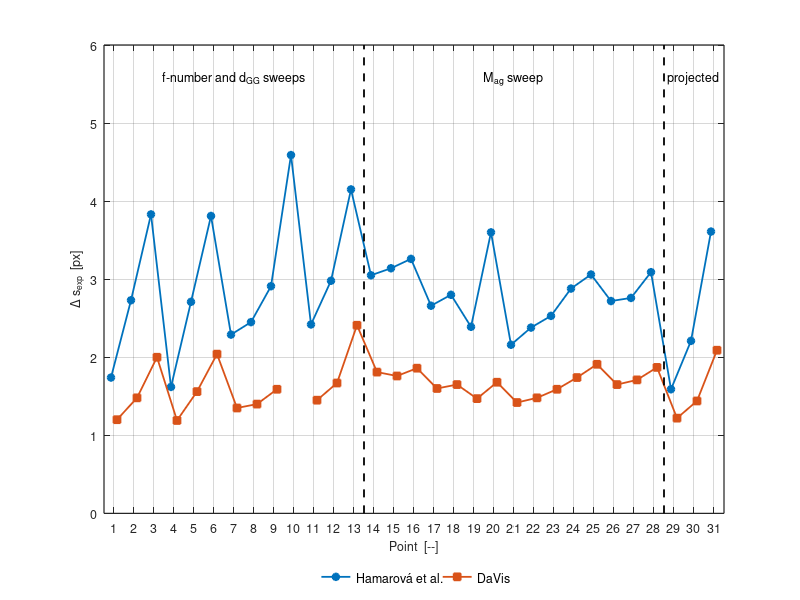

Reproduce this figure in MATLAB. (Note: this script raises an error after producing the figure.)
%% PLOT_SPECKLE_METHODS  Measured speckle size per point, both estimators.
%
% Plots the average speckle size of every point of the speckle investigation
% campaign as returned by the one-dimensional autocorrelation method of
% Hamarova et al. (2016) and by the DaVis estimator. Values are those of
% Tables 6.7 (points 1 to 28, directed speckles) and 6.8 (points 29 to 31,
% projected speckles) of the thesis. DaVis returned no value for point 10,
% which is left as a gap.
%
% Dashed vertical lines separate the three blocks of the test matrix:
% aperture and ground glass sweeps (1 to 13), magnification sweep (14 to 28)
% and projected speckles (29 to 31).
%
% Output: one figure, saved as PNG next to this script.
%
% Bruno Hegedus, MSc thesis - speckle size investigation.

clear; clc; close all;

folder = fileparts(mfilename('fullpath'));

opt.savePng    = true;
opt.bars       = 'none';     % 'dev'  : bar from each value to Delta s_th
                            % 'utot' : u_tot on the Hamarova curve
                            % 'none' : no bars
opt.xOffset    = 0.15;      % horizontal shift so the two sets of bars separate
opt.outFile    = fullfile(folder, 'speckle_methods_per_point.png');

% Styling for print, as in plot_speckle_trends.m. The report scales the
% export to \textwidth, which enlarges it by about 1.17, so a 9 pt label
% lands near the 11 pt body text and the 8 pt legend near the caption.
opt.figSize    = [6.0 3.1];  % [in]; close to 0.85 of the text width, with room for the legend below the axes
opt.fontSize   = 9;          % [pt]
opt.lineWidth  = 1.3;
opt.markerSize = 5;

pt = (1:31)';

% Delta s_exp [px], Tables 6.7 and 6.8
hamarova = [1.74 2.73 3.83 1.62 2.71 3.81 2.29 2.45 2.91 4.59 ...
            2.42 2.98 4.15 3.05 3.14 3.26 2.66 2.80 2.39 3.60 ...
            2.16 2.38 2.53 2.88 3.06 2.72 2.76 3.09 1.59 2.21 3.61]';
davis    = [1.20 1.48 2.00 1.19 1.56 2.04 1.35 1.40 1.59  NaN ...
            1.45 1.67 2.41 1.81 1.76 1.86 1.60 1.65 1.47 1.68 ...
            1.42 1.48 1.59 1.74 1.91 1.65 1.71 1.87 1.22 1.44 2.09]';

% Combined standard uncertainty u_tot [%] of the Hamarova value
uTot     = [6.35 1.50 11.45 2.62 7.11 4.87 6.60 2.87 2.79 3.12 ...
            1.50 1.50 1.55 1.52 1.50 1.50 6.43 4.78 2.80 2.39 ...
            4.13 3.39 4.66 3.33 3.42 3.05 1.82 5.47 1.54 1.80 2.08]';

% Deviation from the Rayleigh prediction, Delta s_exp - Delta s_th [px]
devH     = [ 0.82  0.14 -1.36  1.02  1.00  0.39  0.58  0.74  1.20  2.88 ...
             1.54  0.49 -0.83 -2.33 -1.99 -1.58 -1.81 -1.42 -1.64 -0.16 ...
            -1.42 -1.07 -0.76 -0.25  0.06 -0.17 -0.07  0.31  0.92  0.31 -0.20]';
devD     = [ 0.28 -1.11 -3.19  0.59 -0.15 -1.39 -0.36 -0.31 -0.12   NaN ...
             0.57 -0.82 -2.56 -3.57 -3.38 -2.98 -2.88 -2.57 -2.56 -2.08 ...
            -2.16 -1.97 -1.70 -1.39 -1.09 -1.23 -1.12 -0.91  0.55 -0.46 -1.72]';

col = lines(2);

f = figure('Color', 'w', 'Name', 'Speckle size per point');
hold on; grid on; box on;

xH = pt - opt.xOffset;
xD = pt + opt.xOffset;
mk = {'LineWidth', 1.4, 'MarkerSize', 6, 'CapSize', 4};

switch opt.bars
    case 'dev'
        % One-sided bars that end on the prediction: a positive deviation
        % hangs below the measured value, a negative one rises above it.
        errorbar(xH, hamarova, max(devH,0), max(-devH,0), '-o', ...
                 'Color', col(1,:), 'MarkerFaceColor', col(1,:), mk{:}, ...
                 'DisplayName', 'Hamarová et al.');
        errorbar(xD, davis, max(devD,0), max(-devD,0), '-s', ...
                 'Color', col(2,:), 'MarkerFaceColor', col(2,:), mk{:}, ...
                 'DisplayName', 'DaVis');
        yTop = max([hamarova + max(-devH,0); davis + max(-devD,0)]);
    case 'utot'
        errorbar(xH, hamarova, hamarova .* uTot/100, '-o', ...
                 'Color', col(1,:), 'MarkerFaceColor', col(1,:), mk{:}, ...
                 'DisplayName', 'Hamarová et al.');
        plot(xD, davis, '-s', 'Color', col(2,:), 'MarkerFaceColor', col(2,:), ...
             'LineWidth', 1.4, 'MarkerSize', 6, 'DisplayName', 'DaVis');
        yTop = max(hamarova .* (1 + uTot/100));
    otherwise
        plot(xH, hamarova, '-o', 'Color', col(1,:), 'MarkerFaceColor', col(1,:), ...
             'LineWidth', 1.4, 'MarkerSize', 6, 'DisplayName', 'Hamarová et al.');
        plot(xD, davis, '-s', 'Color', col(2,:), 'MarkerFaceColor', col(2,:), ...
             'LineWidth', 1.4, 'MarkerSize', 6, 'DisplayName', 'DaVis');
        yTop = max(hamarova);
end

xlim([0.5 31.5]);
ylim([0 ceil(yTop*1.15)]);
yl = ylim;
for xb = [13.5 28.5]
    plot([xb xb], yl, 'k--', 'LineWidth', 0.8, 'HandleVisibility', 'off');
end
text(7,  yl(2)*0.93, 'f-number and d_{GG} sweeps', 'HorizontalAlignment', 'center');
text(21, yl(2)*0.93, 'M_{ag} sweep',             'HorizontalAlignment', 'center');
text(31.3, yl(2)*0.93, 'projected',              'HorizontalAlignment', 'right');

set(gca, 'XTick', 1:31, 'TickLabelInterpreter', 'tex');
xlabel('Point  [--]');
ylabel('\Delta s_{exp}  [px]');
legend('Location', 'southoutside', 'Orientation', 'horizontal', 'Box', 'off');

set(f, 'Units', 'inches', 'Position', [1 1 opt.figSize]);
ax = findall(f, 'Type', 'axes');
set(ax, 'FontSize', opt.fontSize, 'LineWidth', 0.9, 'GridAlpha', 0.18);
set(findall(f, 'Type', 'line'), 'LineWidth', opt.lineWidth, ...
                                'MarkerSize', opt.markerSize);
set(findall(f, 'Type', 'text'), 'FontSize', opt.fontSize);
set([get(ax, 'XLabel'); get(ax, 'YLabel')], 'FontSize', opt.fontSize);
for h = reshape(findall(f, 'Type', 'legend'), 1, [])
    h.FontSize = opt.fontSize - 1;
end

if opt.savePng
    exportgraphics(f, opt.outFile, 'Resolution', 300);
    fprintf('Saved %s\n', opt.outFile);
end
